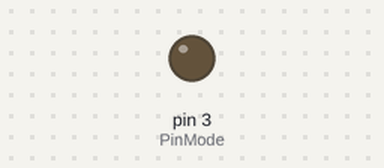
This sketch was run on a simulated Arduino Uno, built with avr-gcc and run on an emulated ATmega328P. Parts: output pins drawn as LEDs (lit = HIGH).

Above: at 0.05 s.
At 9.45 s:
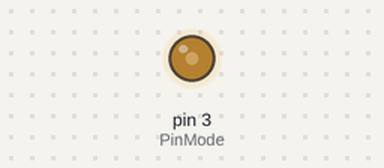
At 19.95 s:
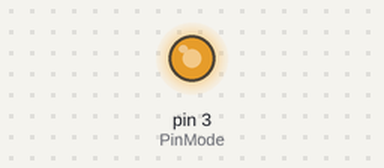
At 39.85 s:
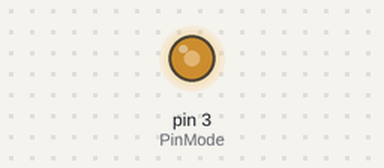
Timing chart, 0 to 40.0 s (numbered marks = the images above):
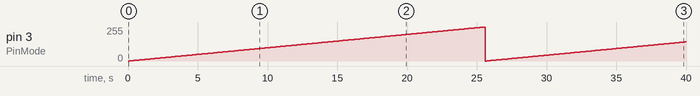

The sketch:

1111a.ino
```cpp
int pwm = 0;
int PinMode = 3;

void setup()
{
        Serial.begin(9600);
}

void loop()
{
        analogWrite(PinMode,pwm);
        delay(100);
        pwm++;
}
```

Measured:
- by itself, pin 3 (PinMode): 0/255 → 1/255 at 0.10 s, → 2/255 0.10 s later, → 3/255 0.10 s later, → 4/255 0.10 s later, … (399 changes in this stretch)
